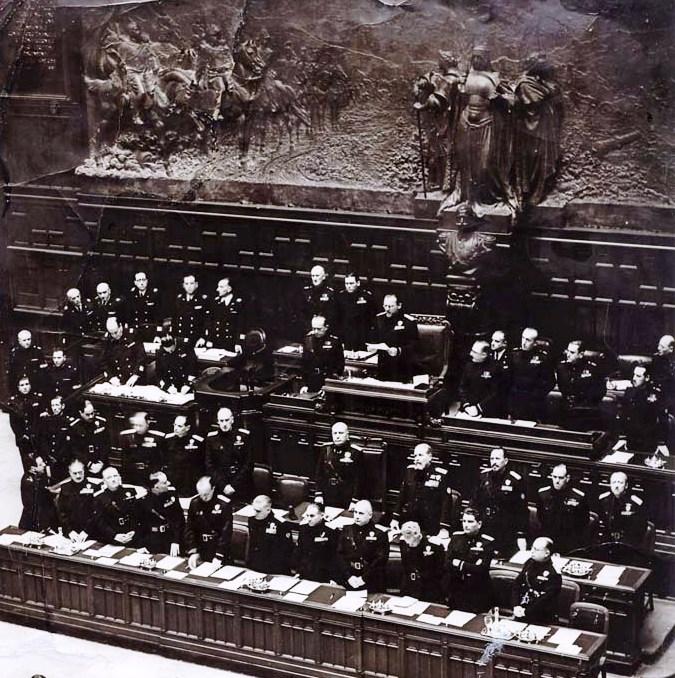
#> input picture assets/photos/mussolini_1925/chamber.jpg, 675 x 678 px
$ python prepare_backdrop.py ../assets/photos/mussolini_1925/chamber.jpg out.png --base 1.0
#> lines starting #> are read from the running program, lines starting #| are printed output that depends on the picture
#!/usr/bin/env python3
"""Fit a generated backdrop image to the video's working canvas.

The generation pipeline draws each scene on a canvas of
CANVAS_W x CANVAS_H (the 1080x1920 frame plus Ken Burns headroom) and
places characters relative to a horizon line at HORIZON_Y. A backdrop image
has its own ground line, so this script scales/crops it so that ground line
lands on HORIZON_Y, and extends the floor downward (mirrored, blended) if
the image ends short of the canvas bottom.

usage: prepare_backdrop.py SRC OUT --base 0.81 [--scale 0.85] [--shift 0]
  --base   fraction of SRC's height where the floor/ground begins
           (where building bases meet the paved ground)
  --scale  optional scale override; default is the smallest scale that
           still covers the canvas width and top
"""
from __future__ import annotations

import argparse
from pathlib import Path

from PIL import Image, ImageFilter

CANVAS_W, CANVAS_H = 1253, 2227  # 1080x1920 * 1.16, see ZOOM_MARGIN
HORIZON_Y = int(CANVAS_H * 0.62)


def prepare(src: Path, out: Path, base: float, scale: float | None, xshift: float) -> None:
#> called with base = 1, xshift = 0
    im = Image.open(src).convert("RGB")
#> im is the input picture: PIL image 675x678 RGB; mean R, G, B 75.6, 64.8, 66
    w, h = im.size
#> w = 675; h = 678
    if scale is None:
        scale = max(CANVAS_W / w, HORIZON_Y / (base * h))
#> scale = 2.04
    sw, sh = int(w * scale), int(h * scale)
#> sw = 1373; sh = 1380
    im = im.resize((sw, sh), Image.LANCZOS)
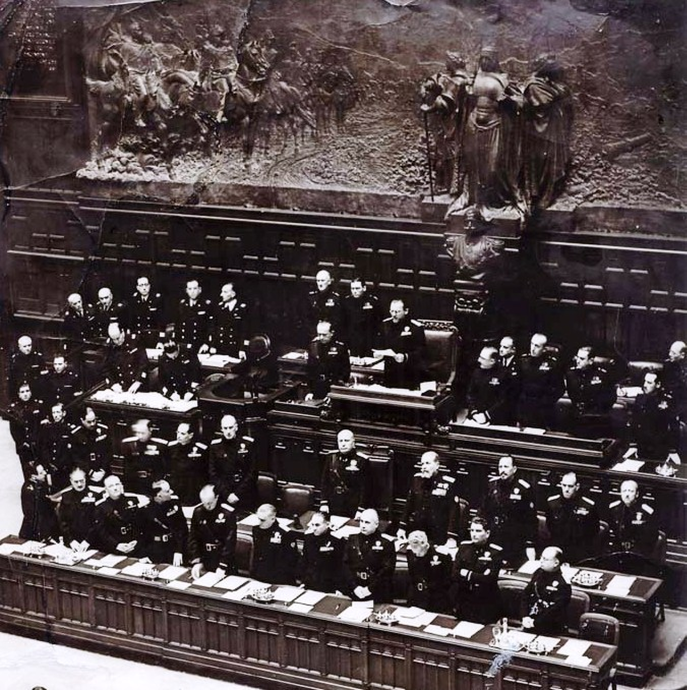
#> im: PIL image 1373x1380 RGB (shown at 1/2 size); mean R, G, B 75.6, 64.8, 66.1

    top = HORIZON_Y - int(base * sh)  # y of the image's top edge on the canvas
#> top = 0
    left = -int((sw - CANVAS_W) * (0.5 + xshift))
#> left = -60
    canvas = Image.new("RGB", (CANVAS_W, CANVAS_H))
#> canvas: PIL image 1253x2227 RGB; every value is 0
    canvas.paste(im, (left, top))
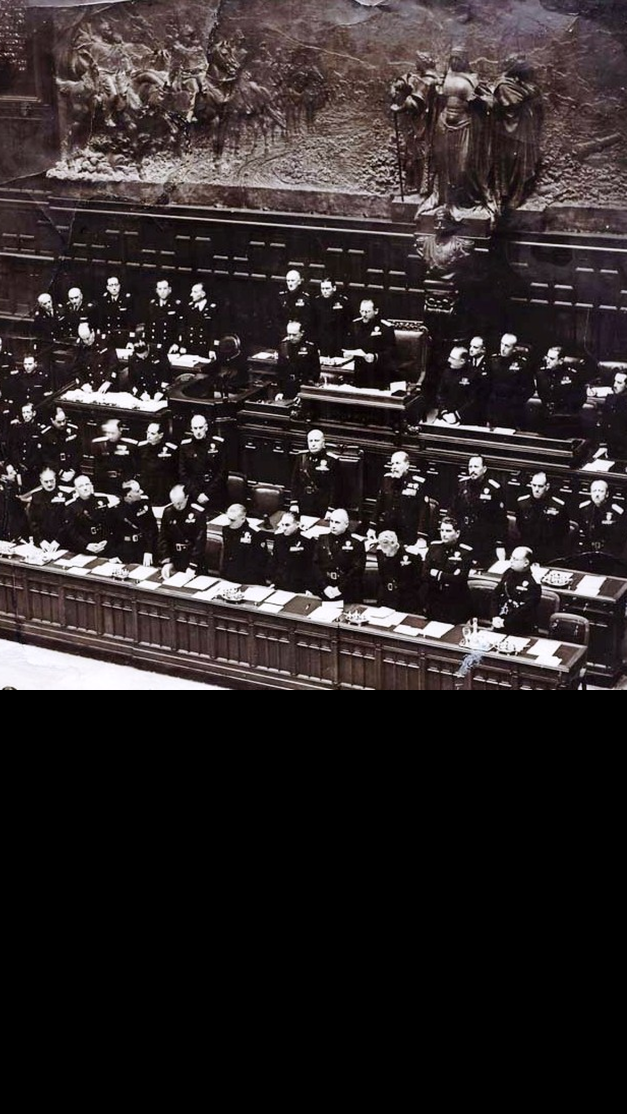
#> canvas: PIL image 1253x2227 RGB (shown at 1/2 size); mean R, G, B 46.6, 39.9, 40.5

    bottom = top + sh
#> bottom = 1380
    if bottom < CANVAS_H:
        # Extend the floor by stretching its lower band downward (reads as
        # perspective); mirroring it looked like a kaleidoscope.
        need = CANVAS_H - bottom
#> need = 847
        band = min(sh // 4, sh - max(0, HORIZON_Y - top) - 1)
#> band = -1
        y0 = max(0, -left)
#> y0 = 60
#> (the run stopped early here; a loop or call above may not have finished)

$ run again, on assets/photos/mussolini_1925/officials_1928.jpg
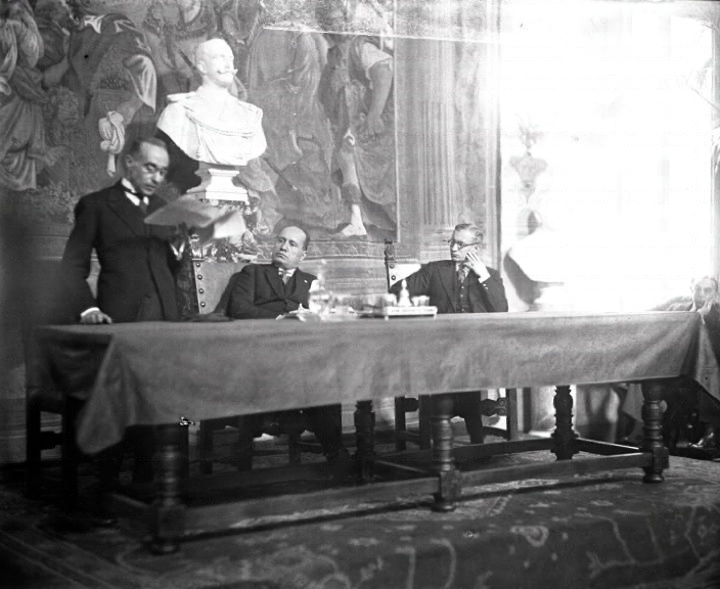
#> input picture assets/photos/mussolini_1925/officials_1928.jpg, 720 x 589 px
#> in prepare, im is the input picture: PIL image 720x589 RGB; mean R, G, B 124.7, 124.2, 124.4
#> im: PIL image 1686x1380 RGB
#> in prepare, `canvas.paste(im, (left, top))`:
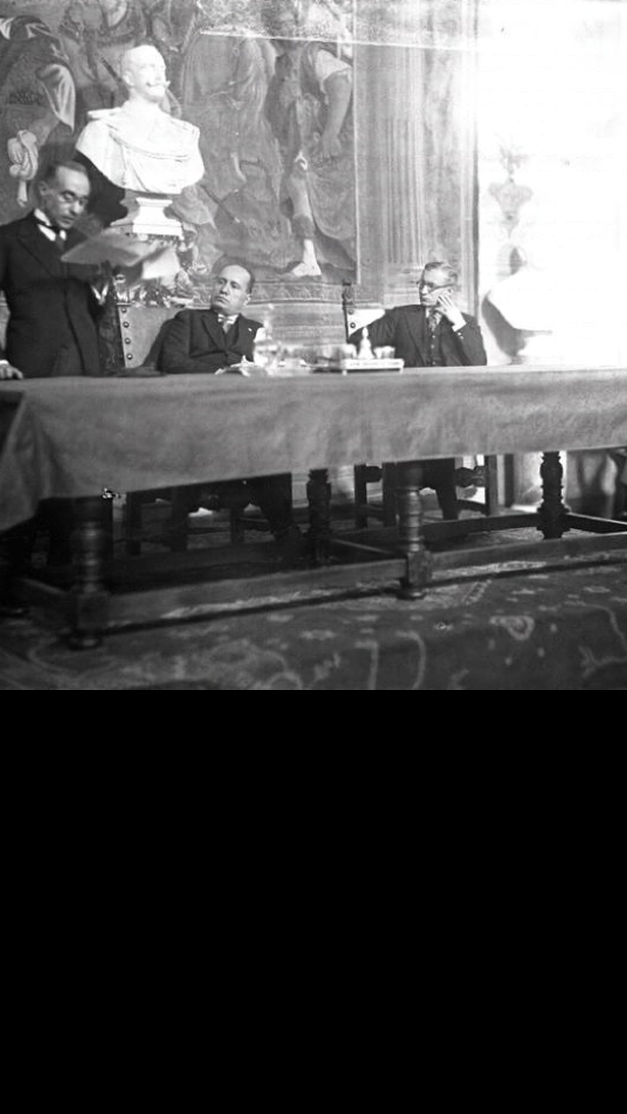
#> canvas: PIL image 1253x2227 RGB (shown at 1/2 size); mean R, G, B 81, 80.7, 80.8

$ run again, on assets/photos/mussolini_1925/piazza_venezia_1940.jpg
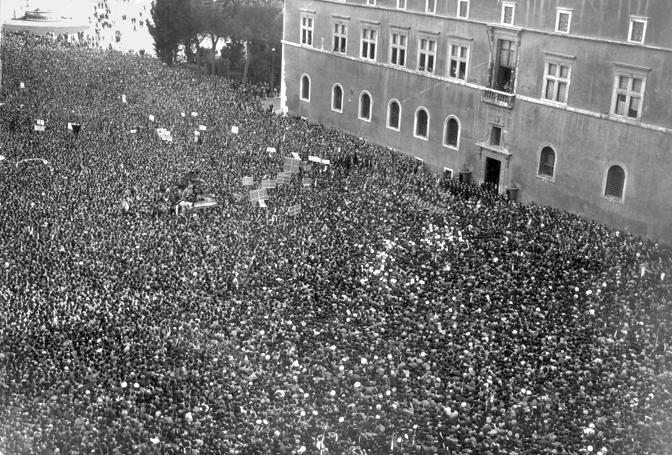
#> input picture assets/photos/mussolini_1925/piazza_venezia_1940.jpg, 672 x 455 px
#> in prepare, `im = im.resize((sw, sh), Image.LANCZOS)`:
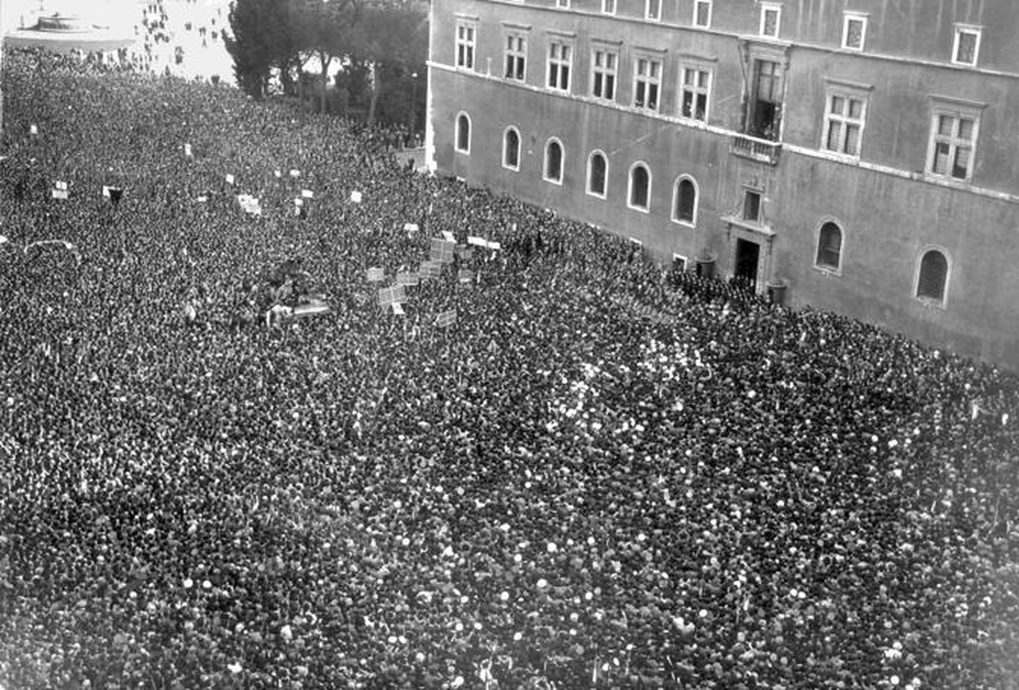
#> im: PIL image 2038x1380 RGB (shown at 1/2 size); min 0, max 255, mean 112.3
#> in prepare, `canvas.paste(im, (left, top))`:
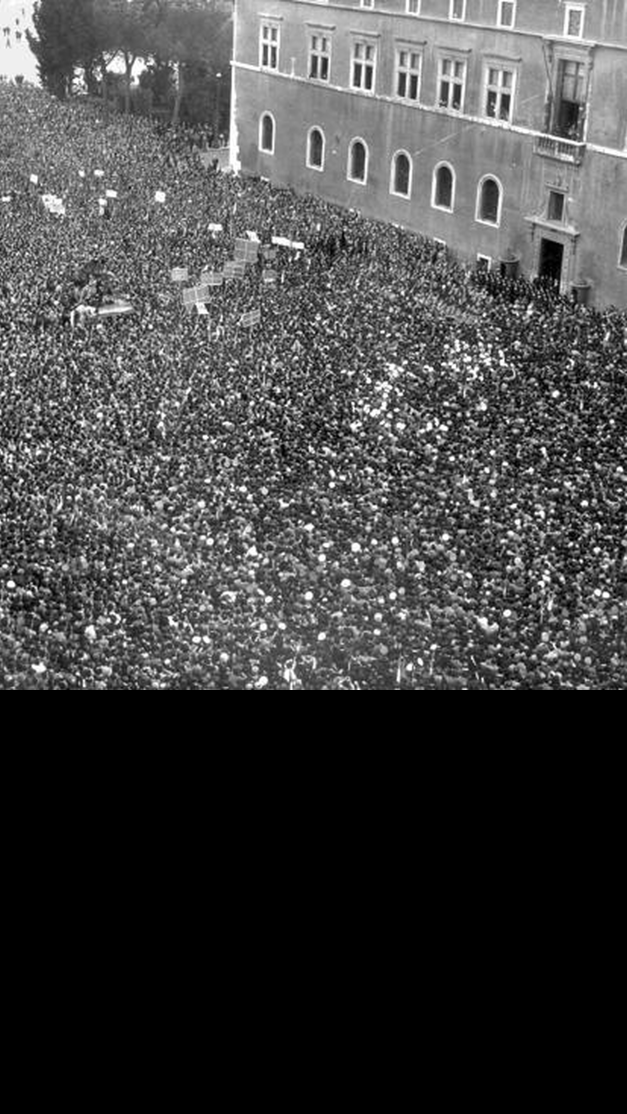
#> canvas: PIL image 1253x2227 RGB (shown at 1/2 size); min 0, max 255, mean 68.9
